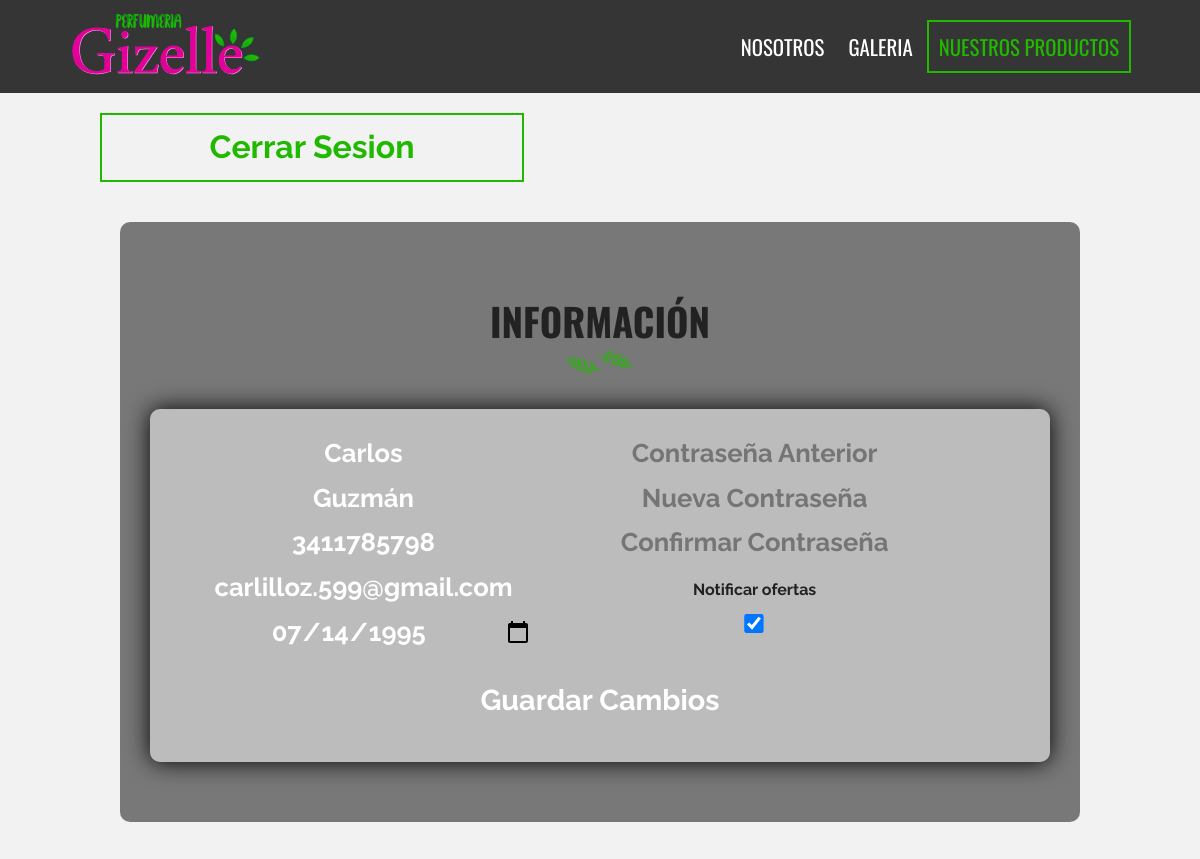
Page /me.php (signed in, upper part) on the earlier database version.
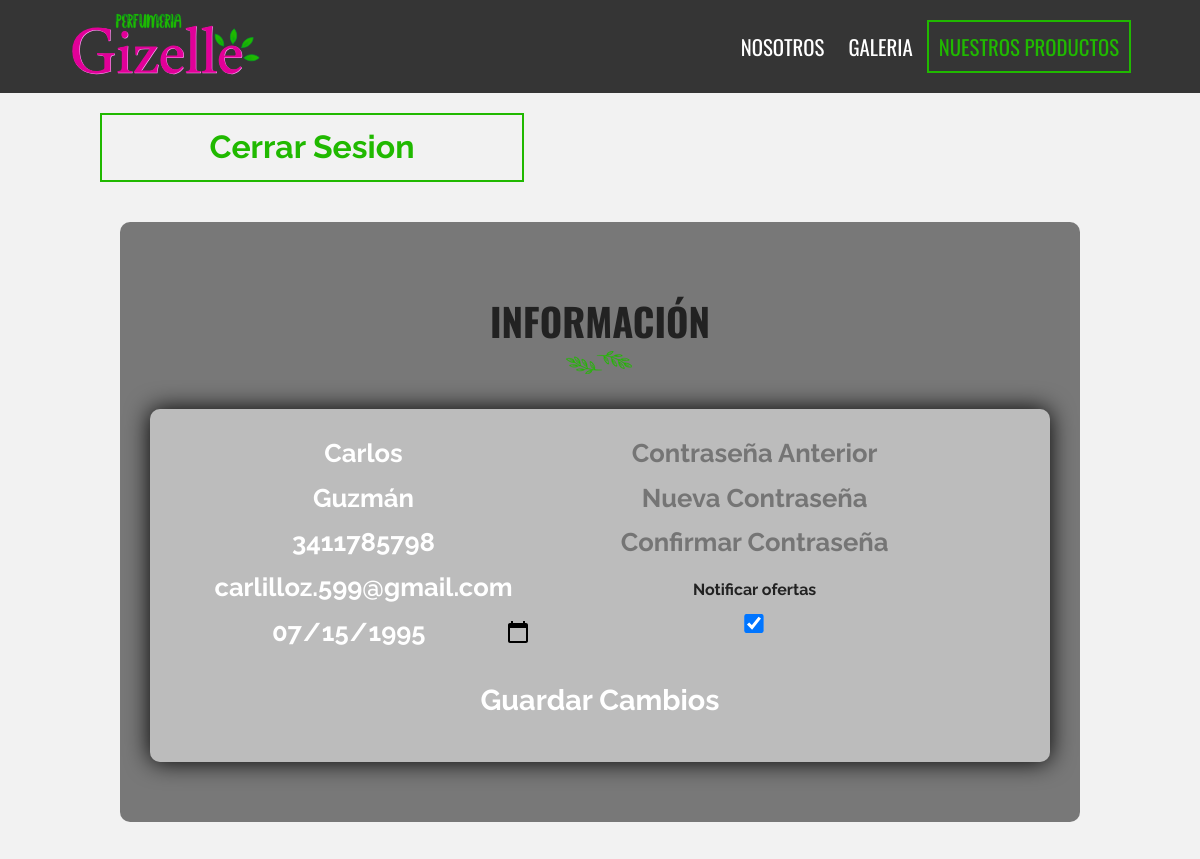
Same page on the later database version.
### tables this page shows
CREATE TABLE `clientes` (
  `id_cliente` int(4) NOT NULL,
  `nombre_cliente` varchar(30) NOT NULL,
  `apellido_cliente` varchar(30) NOT NULL,
  `tel_cliente` varchar(10) NOT NULL,
  `email_cliente` varchar(50) NOT NULL,
  `fecha_cliente` date NOT NULL,
  `password_cliente` varchar(60) NOT NULL,
  `notifica_cliente` varchar(10) NOT NULL,
  `dir_pais_cliente` varchar(30) NOT NULL,
  `dir_estado_cliente` varchar(40) NOT NULL,
  `dir_municipio_cliente` varchar(50) NOT NULL,
  `dir_cp_cliente` varchar(5) NOT NULL,
  `dir_calle_cliente` varchar(50) NOT NULL,
  `dir_numext_cliente` varchar(6) NOT NULL,
  `dir_numint_cliente` varchar(6) NOT NULL
);

### me.php (the view, shortened to what this page needs)
<!doctype html>
<html class="no-js" lang="">
<?php include_once 'includes/templates/head.php' ?>
<body>
    <header class="sitio-header">
        <?php include_once 'includes/templates/barra.php' ?>
    </header>
    <div class="contenedor">
        <div class="barra-me">
            <a href="log-in.php?cerrar_sesion=true" class="cerrar_sesion bt-ref">Cerrar Sesion</a>
        </div>
    </div>
    <?php
        try{
            include_once 'includes/templates/funciones/db_conexion.php';
            $sql = "SELECT * FROM clientes WHERE id_cliente = ".$_SESSION['id_cliente'].";";
            $datos = $conn->query($sql);
            $cliente= $datos->fetch_assoc();
        }catch(Exception $e){
            echo $e->getMessage();
        }
    ?>
    <div id="formularios-me">
        <div class="contenedor contenedor-formulario">
            <h2>información</h2>
            <div class="formulario">
                <form method="post" class="form-registro" id="form-modificar-cliente">
                    <div class="parte">
                        <input type="text" name="nombre" id="nombre" class="no-numeros" placeholder="Nombre" value="<?php echo $cliente['nombre_cliente']; ?>" required>
                        <input type="text" name="apellido" id="apellido" class="no-numeros" placeholder="Apellido" value="<?php echo $cliente['apellido_cliente']; ?>" required>
                        <input type="tel" name="nw-tel" id="nw-tel" class="no-letras" placeholder="Número telefonico" value="<?php echo $cliente['tel_cliente']; ?>"required>
                        <input type="email" name="email" id="email" placeholder="Correo electronico" value="<?php echo $cliente['email_cliente']; ?>"required>
                        <input type="date" name="fecha" id="fechaNa" placeholder="Fecha de nacimiento" value="<?php echo $cliente['fecha_cliente']; ?>"required>
                    </div>
                    <div class="parte">
                        <input type="password" name="old-pass" id="old-pass" placeholder="Contraseña Anterior">
                        <input type="password" name="nw-pass" id="nw-pass" placeholder="Nueva Contraseña">
                        <input type="password" name="cf-pass" id="cf-pass" placeholder="Confirmar Contraseña">
                        <?php
                            if($cliente['notifica_cliente'] === "on"){
                                ?><p>Notificar ofertas</p><input type="checkbox" name="newsletter" id="newsletter" checked><?php
                            }else{
                                ?><p>Notificar ofertas</p><input type="checkbox" name="newsletter" id="newsletter"><?php
                            }
                        ?>
                    </div>
                    <input type="submit" class="btn-login" value="Guardar Cambios">
                </form>
            </div>
        </div>
    </div>
</body>
</html>

Differences in the rows shown:
changed clientes "Carlos": fecha "07/14/1995" → "07/15/1995"
